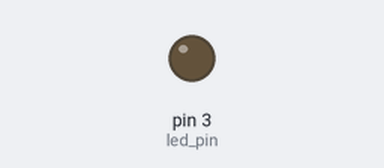
This sketch was run on a simulated Arduino Uno, built with avr-gcc and run on an emulated ATmega328P. Parts: output pins drawn as LEDs (lit = HIGH).

Above: at 0.05 s.
At 2.75 s:
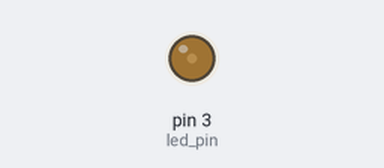
At 5.5 s:
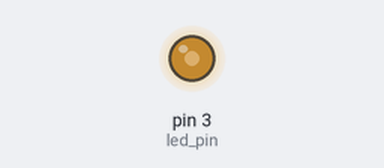
At 10.95 s:
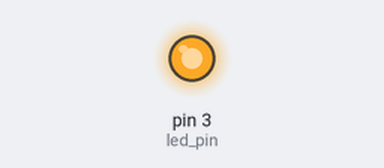
Timing chart, 0 to 14.3 s (numbered marks = the images above):
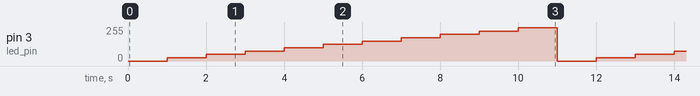

The sketch:

_14led_fading_by_analogWrite.ino
```cpp
const int led_pin = 3;

void setup() {
  pinMode(led_pin, OUTPUT);
}

unsigned long current_millis = 0;
unsigned long prev_millis = 0;
unsigned long interval_millis = 1000;

void loop() {

  for(int t_high=0;t_high<=255;t_high+=25) {
  while(1) {
    analogWrite(led_pin, t_high);

    current_millis = millis();
    if(current_millis - prev_millis >= interval_millis) {
    prev_millis = current_millis;
    break;
    }
  }
  }
}
```

Measured:
- by itself, pin 3 (led_pin): repeats every 11.0 s: 50/255 1.0 s, 75/255 1.0 s, 100/255 1.0 s, 125/255 1.0 s, 150/255 1.0 s, 175/255 1.0 s, 200/255 1.0 s, 225/255 1.0 s, 250/255 1.0 s, 0/255 1.0 s, 25/255 1.0 s
